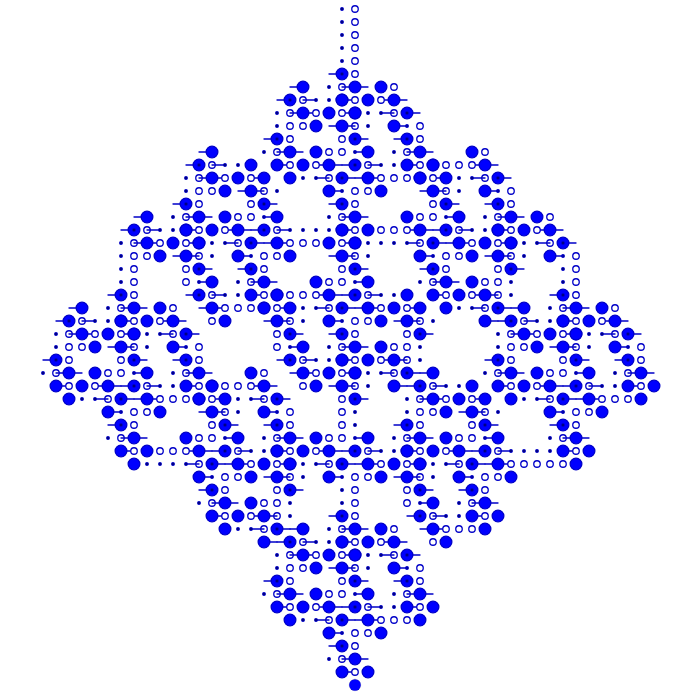
Frame 1 (no input)
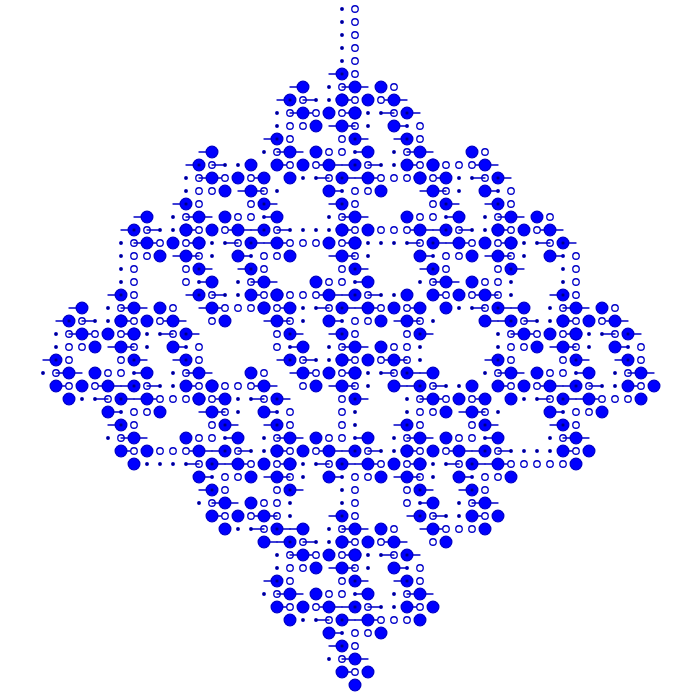
Frame 60 (no input)
Frame 120 (the mouse pressed at the canvas centre since frame 60): identical to frame 60, image omitted

The p5.js sketch that drew these frames (run headless with seeded random() and noise() and a simulated clock; from frame 60 on, the mouse is pressed at the canvas centre):

// p5.js sketch
// ── sketch.js
//let bigRule = "FF[+FF]-FF";
let premis = "B";
let rules = {
  B: "A+B-A+C-D",
  A: "B-A+B-D+C",
};
let bigRule;

// start :F[+F!][-F!]BF*A
// end : F[+F!][-F!]F*AF*F[+F!][-F!]B

let lenght = 100;
let lang = 250;
let angle = 90;

function setup() {
  createCanvas(700, 700);
  angleMode(DEGREES);
  bigRule = resolveRules(premis, rules, 5);
  print(bigRule);
  groteA = random(30, 100);
  groteB = random(100, 200);
}

function draw() {
  background(255);
  translate(355, 685);
  rotate(-90);
  scale(0.13);

  drawShape(bigRule);
  //angle += 0.1;
  //lenght -= 0.2;
}

function resolveRules(startRule, rules, depth) {
  let endRule = "";
  for (let c of startRule) {
    if (c in rules) {
      endRule += rules[c];
    } else {
      endRule += c;
    }
  }
  if (depth >= 1) {
    endRule = resolveRules(endRule, rules, depth - 1);
  }
  return endRule;
}

function drawShape(rule) {
  for (c of rule) {
    if (c === "A") {
      //stroke(200, 0, 0);
      strokeWeight(10);
      stroke(0, 0, 200);
      line(0, 0, lenght, 0);
      translate(lenght, 0);
    } else if (c === "+") {
      rotate(angle);
    } else if (c === "-") {
      rotate(-angle);
    } else if (c === "B") {
      fill(0, 0, 255);
      ellipse(0, 0, 90);
      translate(lenght, 0);
    } else if (c === "C") {
      fill(0, 0, 0);
      ellipse(0, 0, 20);
      translate(lenght, 0);
    } else if (c === "D") {
      fill(2550, 255, 255);
      ellipse(0, 0, 50);
      translate(lenght, 0);
    }
  }
}
